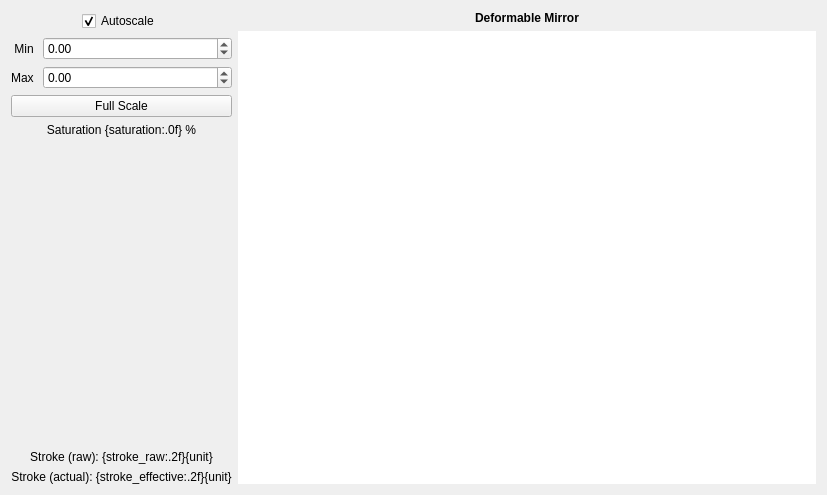
<?xml version="1.0" encoding="UTF-8"?>
<ui version="4.0">
 <class>DMWidget</class>
 <widget class="QWidget" name="DMWidget">
  <property name="geometry">
   <rect>
    <x>0</x>
    <y>0</y>
    <width>827</width>
    <height>495</height>
   </rect>
  </property>
  <property name="windowTitle">
   <string>Deformable Mirror - KalAO</string>
  </property>
  <layout class="QGridLayout" name="gridLayout" columnstretch="0,1">
   <item row="0" column="1">
    <widget class="QLabel" name="title_label">
     <property name="font">
      <font>
       <bold>true</bold>
      </font>
     </property>
     <property name="text">
      <string>Deformable Mirror</string>
     </property>
     <property name="alignment">
      <set>Qt::AlignCenter</set>
     </property>
    </widget>
   </item>
   <item row="0" column="0" rowspan="2">
    <layout class="QVBoxLayout" name="side_layout">
     <item>
      <layout class="QGridLayout" name="scale_layout" columnstretch="0,1">
       <item row="3" column="0" colspan="2">
        <widget class="QPushButton" name="fullscale_button">
         <property name="text">
          <string>Full Scale</string>
         </property>
        </widget>
       </item>
       <item row="2" column="1">
        <widget class="KScaledDoubleSpinbox" name="max_spinbox">
         <property name="keyboardTracking">
          <bool>false</bool>
         </property>
         <property name="decimals">
          <number>2</number>
         </property>
         <property name="minimum">
          <double>-99.000000000000000</double>
         </property>
         <property name="maximum">
          <double>99.000000000000000</double>
         </property>
         <property name="singleStep">
          <double>0.100000000000000</double>
         </property>
        </widget>
       </item>
       <item row="1" column="1">
        <widget class="KScaledDoubleSpinbox" name="min_spinbox">
         <property name="sizePolicy">
          <sizepolicy hsizetype="Minimum" vsizetype="Fixed">
           <horstretch>0</horstretch>
           <verstretch>0</verstretch>
          </sizepolicy>
         </property>
         <property name="keyboardTracking">
          <bool>false</bool>
         </property>
         <property name="decimals">
          <number>2</number>
         </property>
         <property name="minimum">
          <double>-99.000000000000000</double>
         </property>
         <property name="maximum">
          <double>99.000000000000000</double>
         </property>
         <property name="singleStep">
          <double>0.100000000000000</double>
         </property>
        </widget>
       </item>
       <item row="0" column="0" colspan="2" alignment="Qt::AlignHCenter">
        <widget class="QCheckBox" name="autoscale_checkbox">
         <property name="text">
          <string>Autoscale</string>
         </property>
         <property name="checked">
          <bool>true</bool>
         </property>
        </widget>
       </item>
       <item row="2" column="0">
        <widget class="QLabel" name="max_label">
         <property name="text">
          <string>Max </string>
         </property>
         <property name="alignment">
          <set>Qt::AlignRight|Qt::AlignTrailing|Qt::AlignVCenter</set>
         </property>
        </widget>
       </item>
       <item row="1" column="0">
        <widget class="QLabel" name="min_label">
         <property name="text">
          <string>Min </string>
         </property>
         <property name="alignment">
          <set>Qt::AlignRight|Qt::AlignTrailing|Qt::AlignVCenter</set>
         </property>
        </widget>
       </item>
       <item row="4" column="0" colspan="2">
        <widget class="KLabel" name="saturation_label">
         <property name="text">
          <string>Saturation {saturation:.0f} %</string>
         </property>
         <property name="alignment">
          <set>Qt::AlignCenter</set>
         </property>
        </widget>
       </item>
      </layout>
     </item>
     <item>
      <spacer name="verticalSpacer">
       <property name="orientation">
        <enum>Qt::Vertical</enum>
       </property>
       <property name="sizeHint" stdset="0">
        <size>
         <width>20</width>
         <height>40</height>
        </size>
       </property>
      </spacer>
     </item>
     <item>
      <widget class="KLabel" name="stroke_raw_label">
       <property name="text">
        <string>Stroke (raw): {stroke_raw:.2f}{unit}</string>
       </property>
       <property name="alignment">
        <set>Qt::AlignCenter</set>
       </property>
      </widget>
     </item>
     <item>
      <widget class="KLabel" name="stroke_effective_label">
       <property name="text">
        <string>Stroke (actual): {stroke_effective:.2f}{unit}</string>
       </property>
       <property name="alignment">
        <set>Qt::AlignCenter</set>
       </property>
      </widget>
     </item>
    </layout>
   </item>
   <item row="1" column="1">
    <widget class="KGraphicsView" name="dm_view">
     <property name="enabled">
      <bool>true</bool>
     </property>
     <property name="frameShape">
      <enum>QFrame::NoFrame</enum>
     </property>
     <property name="verticalScrollBarPolicy">
      <enum>Qt::ScrollBarAlwaysOff</enum>
     </property>
     <property name="horizontalScrollBarPolicy">
      <enum>Qt::ScrollBarAlwaysOff</enum>
     </property>
     <property name="sizeAdjustPolicy">
      <enum>QAbstractScrollArea::AdjustToContents</enum>
     </property>
    </widget>
   </item>
  </layout>
 </widget>
 <customwidgets>
  <customwidget>
   <class>KGraphicsView</class>
   <extends>QGraphicsView</extends>
   <header>kalao</header>
  </customwidget>
  <customwidget>
   <class>KScaledDoubleSpinbox</class>
   <extends>QDoubleSpinBox</extends>
   <header>kalao</header>
  </customwidget>
  <customwidget>
   <class>KLabel</class>
   <extends>QLabel</extends>
   <header>kalao</header>
  </customwidget>
 </customwidgets>
 <resources/>
 <connections/>
</ui>
